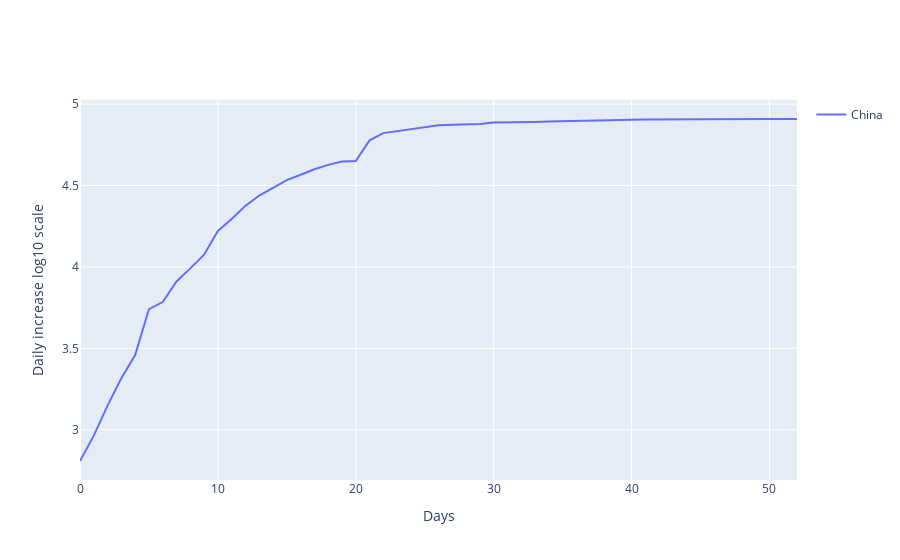

Source (notebook cell):
### Code cell
plot_daily_cases_log(grpedData,np.array([chinaTag]),groupBy=groupBy)

### Figure 1 — Plotly figure (JSON) as saved in the notebook; plotly's stock layout.template omitted (floating-point values rounded to 4 significant figures)
{"data": [{"mode": "lines", "name": "China", "type": "scatter", "x": [0, 1, 2, 3, 4, 5, 6, 7, 8, 9, 10, 11, 12, 13, 14, 15, 16, 17, 18, 19, 20, 21, 22, 23, 24, 25, 26, 27, 28, 29, 30, 31, 32, 33, 34, 35, 36, 37, 38, 39, 40, 41, 42, 43, 44, 45, 46, 47, 48, 49, 50, 51, 52], "y": [2.808, 2.964, 3.148, 3.317, 3.459, 3.741, 3.784, 3.911, 3.991, 4.075, 4.221, 4.295, 4.375, 4.438, 4.486, 4.533, 4.566, 4.6, 4.627, 4.647, 4.651, 4.777, 4.822, 4.835, 4.848, 4.86, 4.87, 4.873, 4.876, 4.878, 4.886, 4.887, 4.888, 4.891, 4.893, 4.895, 4.897, 4.9, 4.903, 4.904, 4.905, 4.905, 4.906, 4.907, 4.907, 4.908, 4.908, 4.908, 4.908, 4.908, 4.908, 4.908, 4.909]}], "layout": {"showlegend": true, "xaxis": {"title": {"text": "Days"}}, "yaxis": {"title": {"text": "Daily increase log10 scale"}}}}
